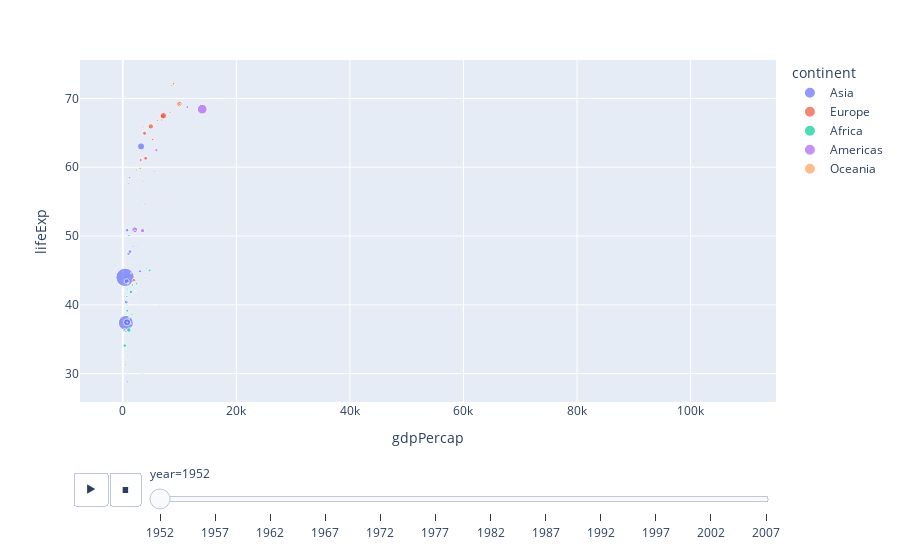

This figure's notebook cell:
### Code cell
import plotly.express as px
df = px.data.gapminder()
px.scatter(df, x="gdpPercap", y="lifeExp", animation_frame="year", animation_group="country",
          size="pop", color="continent", hover_name="country",)

### Figure 1 — Plotly figure (JSON) as saved in the notebook; plotly's stock layout.template omitted (floating-point values rounded to 4 significant figures)
{"data": [{"hovertemplate": "<b>%{hovertext}</b><br><br>continent=Asia<br>year=1952<br>gdpPercap=%{x}<br>lifeExp=%{y}<br>pop=%{marker.size}<extra></extra>", "hovertext": ["Afghanistan", "Bahrain", "Bangladesh", "Cambodia", "China", "Hong Kong, China", "India", "Indonesia", "Iran", "Iraq", "Israel", "Japan", "Jordan", "Korea, Dem. Rep.", "Korea, Rep.", "Kuwait", "Lebanon", "Malaysia", "Mongolia", "Myanmar", "Nepal", "Oman", "Pakistan", "Philippines", "Saudi Arabia", "Singapore", "Sri Lanka", "Syria", "Taiwan", "Thailand", "Vietnam", "West Bank and Gaza", "Yemen, Rep."], "ids": ["Afghanistan", "Bahrain", "Bangladesh", "Cambodia", "China", "Hong Kong, China", "India", "Indonesia", "Iran", "Iraq", "Israel", "Japan", "Jordan", "Korea, Dem. Rep.", "Korea, Rep.", "Kuwait", "Lebanon", "Malaysia", "Mongolia", "Myanmar", "Nepal", "Oman", "Pakistan", "Philippines", "Saudi Arabia", "Singapore", "Sri Lanka", "Syria", "Taiwan", "Thailand", "Vietnam", "West Bank and Gaza", "Yemen, Rep."], "legendgroup": "Asia", "marker": {"color": "#636efa", "size": [8425333, 120447, 46886859, 4693836, 556263527, 2125900, 372000000, 82052000, 17272000, 5441766, 1620914, 86459025, 607914, 8865488, 20947571, 160000, 1439529, 6748378, 800663, 20092996, 9182536, 507833, 41346560, 22438691, 4005677, 1127000, 7982342, 3661549, 8550362, 21289402, 26246839, 1030585, 4963829], "sizemode": "area", "sizeref": 3297000.0, "symbol": "circle"}, "mode": "markers", "name": "Asia", "orientation": "v", "showlegend": true, "type": "scatter", "x": [779.4, 9867.0, 684.2, 368.5, 400.4, 3054.0, 546.6, 749.7, 3035.0, 4130.0, 4087.0, 3217.0, 1547.0, 1088.0, 1031.0, 108400.0, 4835.0, 1831.0, 786.6, 331, 545.9, 1828.0, 684.6, 1273.0, 6460.0, 2315.0, 1084.0, 1643.0, 1207.0, 757.8, 605.1, 1516.0, 781.7], "xaxis": "x", "y": [28.8, 50.94, 37.48, 39.42, 44, 60.96, 37.37, 37.47, 44.87, 45.32, 65.39, 63.03, 43.16, 50.06, 47.45, 55.56, 55.93, 48.46, 42.24, 36.32, 36.16, 37.58, 43.44, 47.75, 39.88, 60.4, 57.59, 45.88, 58.5, 50.85, 40.41, 43.16, 32.55], "yaxis": "y"}, {"hovertemplate": "<b>%{hovertext}</b><br><br>continent=Europe<br>year=1952<br>gdpPercap=%{x}<br>lifeExp=%{y}<br>pop=%{marker.size}<extra></extra>", "hovertext": ["Albania", "Austria", "Belgium", "Bosnia and Herzegovina", "Bulgaria", "Croatia", "Czech Republic", "Denmark", "Finland", "France", "Germany", "Greece", "Hungary", "Iceland", "Ireland", "Italy", "Montenegro", "Netherlands", "Norway", "Poland", "Portugal", "Romania", "Serbia", "Slovak Republic", "Slovenia", "Spain", "Sweden", "Switzerland", "Turkey", "United Kingdom"], "ids": ["Albania", "Austria", "Belgium", "Bosnia and Herzegovina", "Bulgaria", "Croatia", "Czech Republic", "Denmark", "Finland", "France", "Germany", "Greece", "Hungary", "Iceland", "Ireland", "Italy", "Montenegro", "Netherlands", "Norway", "Poland", "Portugal", "Romania", "Serbia", "Slovak Republic", "Slovenia", "Spain", "Sweden", "Switzerland", "Turkey", "United Kingdom"], "legendgroup": "Europe", "marker": {"color": "#EF553B", "size": [1282697, 6927772, 8730405, 2791000, 7274900, 3882229, 9125183, 4334000, 4090500, 42459667, 69145952, 7733250, 9504000, 147962, 2952156, 47666000, 413834, 10381988, 3327728, 25730551, 8526050, 16630000, 6860147, 3558137, 1489518, 28549870, 7124673, 4815000, 22235677, 50430000], "sizemode": "area", "sizeref": 3297000.0, "symbol": "circle"}, "mode": "markers", "name": "Europe", "orientation": "v", "showlegend": true, "type": "scatter", "x": [1601.0, 6137.0, 8343.0, 973.5, 2444.0, 3119.0, 6876.0, 9692.0, 6425.0, 7030.0, 7144.0, 3531.0, 5264.0, 7268.0, 5210.0, 4931.0, 2648.0, 8942.0, 10100.0, 4029.0, 3068.0, 3145.0, 3581.0, 5075.0, 4215.0, 3834.0, 8528.0, 14730.0, 1969.0, 9980.0], "xaxis": "x", "y": [55.23, 66.8, 68, 53.82, 59.6, 61.21, 66.87, 70.78, 66.55, 67.41, 67.5, 65.86, 64.03, 72.49, 66.91, 65.94, 59.16, 72.13, 72.67, 61.31, 59.82, 61.05, 58.0, 64.36, 65.57, 64.94, 71.86, 69.62, 43.59, 69.18], "yaxis": "y"}, {"hovertemplate": "<b>%{hovertext}</b><br><br>continent=Africa<br>year=1952<br>gdpPercap=%{x}<br>lifeExp=%{y}<br>pop=%{marker.size}<extra></extra>", "hovertext": ["Algeria", "Angola", "Benin", "Botswana", "Burkina Faso", "Burundi", "Cameroon", "Central African Republic", "Chad", "Comoros", "Congo, Dem. Rep.", "Congo, Rep.", "Cote d'Ivoire", "Djibouti", "Egypt", "Equatorial Guinea", "Eritrea", "Ethiopia", "Gabon", "Gambia", "Ghana", "Guinea", "Guinea-Bissau", "Kenya", "Lesotho", "Liberia", "Libya", "Madagascar", "Malawi", "Mali", "Mauritania", "Mauritius", "Morocco", "Mozambique", "Namibia", "Niger", "Nigeria", "Reunion", "Rwanda", "Sao Tome and Principe", "Senegal", "Sierra Leone", "Somalia", "South Africa", "Sudan", "Swaziland", "Tanzania", "Togo", "Tunisia", "Uganda", "Zambia", "Zimbabwe"], "ids": ["Algeria", "Angola", "Benin", "Botswana", "Burkina Faso", "Burundi", "Cameroon", "Central African Republic", "Chad", "Comoros", "Congo, Dem. Rep.", "Congo, Rep.", "Cote d'Ivoire", "Djibouti", "Egypt", "Equatorial Guinea", "Eritrea", "Ethiopia", "Gabon", "Gambia", "Ghana", "Guinea", "Guinea-Bissau", "Kenya", "Lesotho", "Liberia", "Libya", "Madagascar", "Malawi", "Mali", "Mauritania", "Mauritius", "Morocco", "Mozambique", "Namibia", "Niger", "Nigeria", "Reunion", "Rwanda", "Sao Tome and Principe", "Senegal", "Sierra Leone", "Somalia", "South Africa", "Sudan", "Swaziland", "Tanzania", "Togo", "Tunisia", "Uganda", "Zambia", "Zimbabwe"], "legendgroup": "Africa", "marker": {"color": "#00cc96", "size": [9279525, 4232095, 1738315, 442308, 4469979, 2445618, 5009067, 1291695, 2682462, 153936, 14100005, 854885, 2977019, 63149, 22223309, 216964, 1438760, 20860941, 420702, 284320, 5581001, 2664249, 580653, 6464046, 748747, 863308, 1019729, 4762912, 2917802, 3838168, 1022556, 516556, 9939217, 6446316, 485831, 3379468, 33119096, 257700, 2534927, 60011, 2755589, 2143249, 2526994, 14264935, 8504667, 290243, 8322925, 1219113, 3647735, 5824797, 2672000, 3080907], "sizemode": "area", "sizeref": 3297000.0, "symbol": "circle"}, "mode": "markers", "name": "Africa", "orientation": "v", "showlegend": true, "type": "scatter", "x": [2449.0, 3521.0, 1063.0, 851.2, 543.3, 339.3, 1173.0, 1071.0, 1179.0, 1103.0, 780.5, 2126.0, 1389.0, 2670.0, 1419.0, 375.6, 328.9, 362.1, 4293.0, 485.2, 911.3, 510.2, 299.9, 853.5, 298.8, 575.6, 2388.0, 1443.0, 369.2, 452.3, 743.1, 1968.0, 1688.0, 468.5, 2424.0, 761.9, 1077.0, 2719.0, 493.3, 879.6, 1450.0, 879.8, 1136.0, 4725.0, 1616.0, 1148.0, 716.7, 859.8, 1468.0, 734.8, 1147.0, 406.9], "xaxis": "x", "y": [43.08, 30.02, 38.22, 47.62, 31.98, 39.03, 38.52, 35.46, 38.09, 40.72, 39.14, 42.11, 40.48, 34.81, 41.89, 34.48, 35.93, 34.08, 37.0, 30, 43.15, 33.61, 32.5, 42.27, 42.14, 38.48, 42.72, 36.68, 36.26, 33.69, 40.54, 50.99, 42.87, 31.29, 41.73, 37.44, 36.32, 52.72, 40, 46.47, 37.28, 30.33, 32.98, 45.01, 38.63, 41.41, 41.22, 38.6, 44.6, 39.98, 42.04, 48.45], "yaxis": "y"}, {"hovertemplate": "<b>%{hovertext}</b><br><br>continent=Americas<br>year=1952<br>gdpPercap=%{x}<br>lifeExp=%{y}<br>pop=%{marker.size}<extra></extra>", "hovertext": ["Argentina", "Bolivia", "Brazil", "Canada", "Chile", "Colombia", "Costa Rica", "Cuba", "Dominican Republic", "Ecuador", "El Salvador", "Guatemala", "Haiti", "Honduras", "Jamaica", "Mexico", "Nicaragua", "Panama", "Paraguay", "Peru", "Puerto Rico", "Trinidad and Tobago", "United States", "Uruguay", "Venezuela"], "ids": ["Argentina", "Bolivia", "Brazil", "Canada", "Chile", "Colombia", "Costa Rica", "Cuba", "Dominican Republic", "Ecuador", "El Salvador", "Guatemala", "Haiti", "Honduras", "Jamaica", "Mexico", "Nicaragua", "Panama", "Paraguay", "Peru", "Puerto Rico", "Trinidad and Tobago", "United States", "Uruguay", "Venezuela"], "legendgroup": "Americas", "marker": {"color": "#ab63fa", "size": [17876956, 2883315, 56602560, 14785584, 6377619, 12350771, 926317, 6007797, 2491346, 3548753, 2042865, 3146381, 3201488, 1517453, 1426095, 30144317, 1165790, 940080, 1555876, 8025700, 2227000, 662850, 157553000, 2252965, 5439568], "sizemode": "area", "sizeref": 3297000.0, "symbol": "circle"}, "mode": "markers", "name": "Americas", "orientation": "v", "showlegend": true, "type": "scatter", "x": [5911.0, 2677.0, 2109.0, 11370.0, 3940.0, 2144.0, 2627.0, 5587.0, 1398.0, 3522.0, 3048.0, 2428.0, 1840.0, 2195.0, 2899.0, 3478.0, 3112.0, 2480.0, 1952.0, 3759.0, 3082.0, 3023.0, 13990.0, 5717.0, 7690.0], "xaxis": "x", "y": [62.48, 40.41, 50.92, 68.75, 54.74, 50.64, 57.21, 59.42, 45.93, 48.36, 45.26, 42.02, 37.58, 41.91, 58.53, 50.79, 42.31, 55.19, 62.65, 43.9, 64.28, 59.1, 68.44, 66.07, 55.09], "yaxis": "y"}, {"hovertemplate": "<b>%{hovertext}</b><br><br>continent=Oceania<br>year=1952<br>gdpPercap=%{x}<br>lifeExp=%{y}<br>pop=%{marker.size}<extra></extra>", "hovertext": ["Australia", "New Zealand"], "ids": ["Australia", "New Zealand"], "legendgroup": "Oceania", "marker": {"color": "#FFA15A", "size": [8691212, 1994794], "sizemode": "area", "sizeref": 3297000.0, "symbol": "circle"}, "mode": "markers", "name": "Oceania", "orientation": "v", "showlegend": true, "type": "scatter", "x": [10040.0, 10560.0], "xaxis": "x", "y": [69.12, 69.39], "yaxis": "y"}], "layout": {"legend": {"itemsizing": "constant", "title": {"text": "continent"}, "tracegroupgap": 0}, "margin": {"t": 60}, "sliders": [{"active": 0, "currentvalue": {"prefix": "year="}, "len": 0.9, "pad": {"b": 10, "t": 60}, "steps": [{"args": [["1952"], {"frame": {"duration": 0, "redraw": false}, "fromcurrent": true, "mode": "immediate", "transition": {"duration": 0, "easing": "linear"}}], "label": "1952", "method": "animate"}, {"args": [["1957"], {"frame": {"duration": 0, "redraw": false}, "fromcurrent": true, "mode": "immediate", "transition": {"duration": 0, "easing": "linear"}}], "label": "1957", "method": "animate"}, {"args": [["1962"], {"frame": {"duration": 0, "redraw": false}, "fromcurrent": true, "mode": "immediate", "transition": {"duration": 0, "easing": "linear"}}], "label": "1962", "method": "animate"}, {"args": [["1967"], {"frame": {"duration": 0, "redraw": false}, "fromcurrent": true, "mode": "immediate", "transition": {"duration": 0, "easing": "linear"}}], "label": "1967", "method": "animate"}, {"args": [["1972"], {"frame": {"duration": 0, "redraw": false}, "fromcurrent": true, "mode": "immediate", "transition": {"duration": 0, "easing": "linear"}}], "label": "1972", "method": "animate"}, {"args": [["1977"], {"frame": {"duration": 0, "redraw": false}, "fromcurrent": true, "mode": "immediate", "transition": {"duration": 0, "easing": "linear"}}], "label": "1977", "method": "animate"}, {"args": [["1982"], {"frame": {"duration": 0, "redraw": false}, "fromcurrent": true, "mode": "immediate", "transition": {"duration": 0, "easing": "linear"}}], "label": "1982", "method": "animate"}, {"args": [["1987"], {"frame": {"duration": 0, "redraw": false}, "fromcurrent": true, "mode": "immediate", "transition": {"duration": 0, "easing": "linear"}}], "label": "1987", "method": "animate"}, {"args": [["1992"], {"frame": {"duration": 0, "redraw": false}, "fromcurrent": true, "mode": "immediate", "transition": {"duration": 0, "easing": "linear"}}], "label": "1992", "method": "animate"}, {"args": [["1997"], {"frame": {"duration": 0, "redraw": false}, "fromcurrent": true, "mode": "immediate", "transition": {"duration": 0, "easing": "linear"}}], "label": "1997", "method": "animate"}, {"args": [["2002"], {"frame": {"duration": 0, "redraw": false}, "fromcurrent": true, "mode": "immediate", "transition": {"duration": 0, "easing": "linear"}}], "label": "2002", "method": "animate"}, {"args": [["2007"], {"frame": {"duration": 0, "redraw": false}, "fromcurrent": true, "mode": "immediate", "transition": {"duration": 0, "easing": "linear"}}], "label": "2007", "method": "animate"}], "x": 0.1, "xanchor": "left", "y": 0, "yanchor": "top"}], "updatemenus": [{"buttons": [{"args": [null, {"frame": {"duration": 500, "redraw": false}, "fromcurrent": true, "mode": "immediate", "transition": {"duration": 500, "easing": "linear"}}], "label": "&#9654;", "method": "animate"}, {"args": [[null], {"frame": {"duration": 0, "redraw": false}, "fromcurrent": true, "mode": "immediate", "transition": {"duration": 0, "easing": "linear"}}], "label": "&#9724;", "method": "animate"}], "direction": "left", "pad": {"r": 10, "t": 70}, "showactive": false, "type": "buttons", "x": 0.1, "xanchor": "right", "y": 0, "yanchor": "top"}], "xaxis": {"anchor": "y", "domain": [0, 1], "title": {"text": "gdpPercap"}}, "yaxis": {"anchor": "x", "domain": [0, 1], "title": {"text": "lifeExp"}}}}
